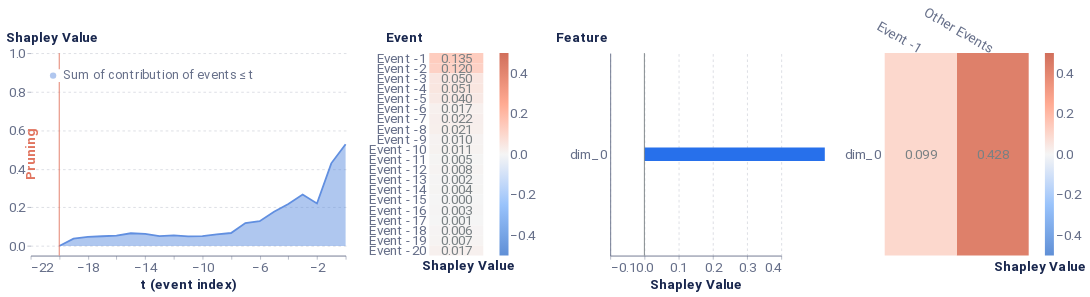

Notebook cell for this chart:
### Markdown cell above
<b>1. Selecting the item which has the least score.</b><br>
This item is the least likely to be selected amongst all the items. Hence, pertubing the sequence over it 
should result in a change in scores.

### Code cell
min_event = array.argmin()
local_event_explaination(min_event)

### Figure 1 — Vega-Lite specification as saved in the notebook (floating-point values rounded to 4 significant figures)
{"config": {"axis": {"domain": true, "domainColor": "#666F89", "grid": false, "gridCap": "round", "gridColor": "#B3B7C4", "gridDash": [2, 4], "gridWidth": 0.5, "labelColor": "#666F89", "labelFont": "Roboto, Arial, sans-serif", "labelPadding": 2, "tickColor": "#666F89", "tickOpacity": 0.5, "tickSize": 4, "titleColor": "#19274E", "titleFont": "Roboto, Arial, sans-serif", "titleFontSize": 12}, "axisBand": {"domain": true, "labelPadding": 4, "ticks": false}, "axisY": {"domain": false, "titleAlign": "left", "titleAngle": 0, "titleX": -20, "titleY": -10}, "legend": {"labelColor": "#666F89", "labelFont": "Roboto, Arial, sans-serif", "labelFontSize": 12, "symbolSize": 40, "titleColor": "#19274E", "titleFont": "Roboto, Arial, sans-serif", "titleFontSize": 12, "titlePadding": 4}, "arc": {"stroke": "#FFFFFF", "strokeWidth": 1}, "bar": {"fill": "#2770EB", "stroke": null}, "line": {"stroke": "#2770EB", "strokeWidth": 2}, "path": {"stroke": "#2770EB", "strokeWidth": 0.5}, "point": {"fill": "#2770EB", "shape": "circle", "filled": true}, "rect": {"fill": "#2770EB"}, "rule": {"stroke": "#666F89"}, "shape": {"stroke": "#2770EB"}, "text": {"color": "#19274E", "font": "Roboto, Arial, sans-serif", "fontSize": 12}, "range": {"category": ["#2770EB", "#77B98A", "#DA5252", "#FFC400", "#A87AEA", "#00A39E", "#19274E"], "diverging": ["#006360", "#2BB3AE", "#96D9D7", "#FFFFFF", "#EDAAAA", "#DA5252", "#811D1D"], "heatmap": ["#18448F", "#1B4EA5", "#2770EB", "#4C88EE", "#82ACF3", "#A6C4F7", "#E9F1FD"], "ramp": ["#18448F", "#1B4EA5", "#2770EB", "#4C88EE", "#82ACF3", "#A6C4F7", "#E9F1FD"]}, "background": "#FFFFFF", "group": {"fill": "#FFFFFF"}, "header": {"labelColor": "#19274E", "labelFont": "Roboto, Arial, sans-serif", "labelFontSize": 12, "titleColor": "#19274E", "titleFont": "Roboto, Arial, sans-serif", "titleFontSize": 16}, "title": {"anchor": "start", "color": "#19274E", "font": "Roboto, Arial, sans-serif", "fontSize": 20, "fontWeight": "bold", "offset": 20, "subtitleColor": "#19274E", "subtitleFontSize": 16}, "view": {"continuousHeight": 300, "continuousWidth": 400, "stroke": "transparent"}}, "hconcat": [{"layer": [{"mark": {"type": "area", "opacity": 0.5}, "encoding": {"color": {"field": "Coalition", "legend": {"fillColor": "white", "labelFontSize": 14, "labelLimit": 0, "orient": "top-left", "symbolSize": 50, "symbolStrokeWidth": 0, "title": null}, "scale": {"domain": ["Sum of contribution of events ≤ t"], "range": ["#618FE0"]}, "type": "nominal"}, "x": {"axis": {"labelFontSize": 15, "title": "t (event index)", "titleFontSize": 15}, "field": "t (event index)", "type": "quantitative"}, "y": {"axis": {"grid": true, "labelFontSize": 15, "titleFontSize": 15, "titleX": -28}, "field": "Shapley Value", "scale": {"domain": [-0.05, 1]}, "type": "quantitative"}}}, {"mark": "line", "encoding": {"color": {"field": "Coalition", "legend": {"fillColor": "white", "labelFontSize": 14, "labelLimit": 0, "orient": "top-left", "symbolSize": 50, "symbolStrokeWidth": 0, "title": null}, "scale": {"domain": ["Sum of contribution of events ≤ t"], "range": ["#618FE0"]}, "type": "nominal"}, "x": {"axis": {"labelFontSize": 15, "title": "t (event index)", "titleFontSize": 15}, "field": "t (event index)", "type": "quantitative"}, "y": {"axis": {"grid": true, "labelFontSize": 15, "titleFontSize": 15, "titleX": -28}, "field": "Shapley Value", "scale": {"domain": [-0.05, 1]}, "type": "quantitative"}}}, {"data": {"name": "data-a5230d44a0ee90255047fc67d1705c8b"}, "mark": {"type": "rule", "color": "#E17560"}, "encoding": {"x": {"field": "x", "type": "quantitative"}}}, {"data": {"name": "data-ee8aec25528fa53b6011f1eacee6f6c5"}, "mark": {"type": "text", "angle": 270, "color": "#E17560", "fontSize": 15, "fontWeight": "bold", "text": "Pruning"}, "encoding": {"x": {"field": "x", "type": "quantitative"}}}], "data": {"name": "data-d4a503cc70404c140b79b3e7a1e38cfd"}, "height": 225, "width": 350}, {"layer": [{"mark": "rect", "encoding": {"color": {"field": "rounded", "legend": {"gradientLength": 225, "gradientThickness": 10, "labelFontSize": 15, "orient": "right"}, "scale": {"domain": [-0.5, 0.5], "range": ["#5f8fd6", "#99c3fb", "#f5f5f5", "#ffaa92", "#d16f5b"]}, "title": null, "type": "quantitative"}, "x": {"axis": {"title": "Shapley Value", "titleFontSize": 15}, "field": "column", "type": "ordinal"}, "y": {"axis": {"domain": false, "labelFontSize": 15, "title": "Event", "titleFontSize": 15, "titleX": -49}, "field": "Feature", "sort": ["Event -1", "Event -2", "Event -3", "Event -4", "Event -5", "Event -6", "Event -7", "Event -8", "Event -9", "Event -10", "Event -11", "Event -12", "Event -13", "Event -14", "Event -15", "Event -16", "Event -17", "Event -18", "Event -19", "Event -20"], "type": "ordinal"}}}, {"mark": {"type": "text", "align": "right", "baseline": "middle", "color": "#798184", "dx": 18, "fontSize": 15}, "encoding": {"text": {"field": "rounded_str", "type": "nominal"}, "x": {"axis": {"domain": false, "labels": false, "title": "Shapley Value", "titleX": 43}, "field": "column", "type": "ordinal"}, "y": {"axis": {"domain": false, "labelFontSize": 15, "title": "Event", "titleFontSize": 15, "titleX": -49}, "field": "Feature", "sort": ["Event -1", "Event -2", "Event -3", "Event -4", "Event -5", "Event -6", "Event -7", "Event -8", "Event -9", "Event -10", "Event -11", "Event -12", "Event -13", "Event -14", "Event -15", "Event -16", "Event -17", "Event -18", "Event -19", "Event -20"], "type": "ordinal"}}}], "data": {"name": "data-b9e8b33dcb8b463b9f447026cbb21eb9"}, "height": 225, "width": 60}, {"layer": [{"data": {"name": "data-a935f4c56ff4dc659527f7ea559a20b2"}, "mark": {"type": "bar", "size": 15, "thickness": 1}, "encoding": {"x": {"axis": {"grid": true, "labelFontSize": 15, "title": "Shapley Value", "titleFontSize": 15}, "field": "Shapley Value", "scale": {"domain": [-0.1, 0.4]}, "type": "quantitative"}, "y": {"axis": {"labelFontSize": 15, "title": "Feature", "titleFontSize": 15, "titleX": -61}, "field": "Feature", "sort": {"field": "sort_col", "order": "descending"}, "type": "nominal"}}}, {"data": {"name": "data-9c00aa9dc2b1c1a0b4bf9b34ead12925"}, "mark": {"type": "rule", "color": "#798184"}, "encoding": {"x": {"field": "x", "type": "quantitative"}}}], "height": 225, "width": 190}, {"layer": [{"mark": "rect", "encoding": {"color": {"field": "rounded", "legend": {"gradientLength": 225, "gradientThickness": 10, "labelFontSize": 15, "orient": "right"}, "scale": {"domain": [-0.5, 0.5], "range": ["#5f8fd6", "#99c3fb", "#f5f5f5", "#ffaa92", "#d16f5b"]}, "title": null, "type": "quantitative"}, "x": {"axis": {"titleFontSize": 15}, "field": "Event", "sort": ["Event -1"], "type": "nominal"}, "y": {"axis": {"domain": false, "labelFontSize": 15, "title": null}, "field": "Feature", "sort": [], "type": "nominal"}}}, {"mark": {"type": "text", "align": "right", "baseline": "middle", "color": "#798184", "dx": 18, "fontSize": 15}, "encoding": {"text": {"field": "rounded_str", "type": "nominal"}, "x": {"axis": {"domain": false, "labelAngle": 30, "labelFontSize": 15, "orient": "top", "title": "Shapley Value", "titleX": 172, "titleY": 245}, "field": "Event", "sort": ["Event -1"], "type": "nominal"}, "y": {"axis": {"domain": false, "labelFontSize": 15, "title": null}, "field": "Feature", "sort": [], "type": "nominal"}}}], "data": {"name": "data-c3d3a0eb514f09ad90459aa314f33d22"}, "height": 225, "width": 160}], "resolve": {"scale": {"color": "independent"}}, "$schema": "https://vega.github.io/schema/vega-lite/v4.17.0.json", "datasets": {"data-d4a503cc70404c140b79b3e7a1e38cfd": [{"Coalition": "Sum of contribution of events > t", "t (event index)": 0, "Shapley Value": -7.823e-08}, {"Coalition": "Sum of contribution of events ≤ t", "t (event index)": 0, "Shapley Value": 0.5275}, {"Coalition": "Sum of contribution of events > t", "t (event index)": -1, "Shapley Value": 0.09902}, {"Coalition": "Sum of contribution of events ≤ t", "t (event index)": -1, "Shapley Value": 0.4285}, {"Coalition": "Sum of contribution of events > t", "t (event index)": -2, "Shapley Value": 0.3071}, {"Coalition": "Sum of contribution of events ≤ t", "t (event index)": -2, "Shapley Value": 0.2204}, {"Coalition": "Sum of contribution of events > t", "t (event index)": -3, "Shapley Value": 0.2607}, {"Coalition": "Sum of contribution of events ≤ t", "t (event index)": -3, "Shapley Value": 0.2668}, {"Coalition": "Sum of contribution of events > t", "t (event index)": -4, "Shapley Value": 0.3096}, {"Coalition": "Sum of contribution of events ≤ t", "t (event index)": -4, "Shapley Value": 0.2179}, {"Coalition": "Sum of contribution of events > t", "t (event index)": -5, "Shapley Value": 0.3503}, {"Coalition": "Sum of contribution of events ≤ t", "t (event index)": -5, "Shapley Value": 0.1771}, {"Coalition": "Sum of contribution of events > t", "t (event index)": -6, "Shapley Value": 0.3991}, {"Coalition": "Sum of contribution of events ≤ t", "t (event index)": -6, "Shapley Value": 0.1284}, {"Coalition": "Sum of contribution of events > t", "t (event index)": -7, "Shapley Value": 0.409}, {"Coalition": "Sum of contribution of events ≤ t", "t (event index)": -7, "Shapley Value": 0.1185}, {"Coalition": "Sum of contribution of events > t", "t (event index)": -8, "Shapley Value": 0.4603}, {"Coalition": "Sum of contribution of events ≤ t", "t (event index)": -8, "Shapley Value": 0.06715}, {"Coalition": "Sum of contribution of events > t", "t (event index)": -9, "Shapley Value": 0.468}, {"Coalition": "Sum of contribution of events ≤ t", "t (event index)": -9, "Shapley Value": 0.05954}, {"Coalition": "Sum of contribution of events > t", "t (event index)": -10, "Shapley Value": 0.4763}, {"Coalition": "Sum of contribution of events ≤ t", "t (event index)": -10, "Shapley Value": 0.05116}, {"Coalition": "Sum of contribution of events > t", "t (event index)": -11, "Shapley Value": 0.4774}, {"Coalition": "Sum of contribution of events ≤ t", "t (event index)": -11, "Shapley Value": 0.05012}, {"Coalition": "Sum of contribution of events > t", "t (event index)": -12, "Shapley Value": 0.4731}, {"Coalition": "Sum of contribution of events ≤ t", "t (event index)": -12, "Shapley Value": 0.05441}, {"Coalition": "Sum of contribution of events > t", "t (event index)": -13, "Shapley Value": 0.4762}, {"Coalition": "Sum of contribution of events ≤ t", "t (event index)": -13, "Shapley Value": 0.05129}, {"Coalition": "Sum of contribution of events > t", "t (event index)": -14, "Shapley Value": 0.4646}, {"Coalition": "Sum of contribution of events ≤ t", "t (event index)": -14, "Shapley Value": 0.06294}, {"Coalition": "Sum of contribution of events > t", "t (event index)": -15, "Shapley Value": 0.4615}, {"Coalition": "Sum of contribution of events ≤ t", "t (event index)": -15, "Shapley Value": 0.06595}, {"Coalition": "Sum of contribution of events > t", "t (event index)": -16, "Shapley Value": 0.474}, {"Coalition": "Sum of contribution of events ≤ t", "t (event index)": -16, "Shapley Value": 0.05352}, {"Coalition": "Sum of contribution of events > t", "t (event index)": -17, "Shapley Value": 0.477}, {"Coalition": "Sum of contribution of events ≤ t", "t (event index)": -17, "Shapley Value": 0.05045}, {"Coalition": "Sum of contribution of events > t", "t (event index)": -18, "Shapley Value": 0.4807}, {"Coalition": "Sum of contribution of events ≤ t", "t (event index)": -18, "Shapley Value": 0.04679}, {"Coalition": "Sum of contribution of events > t", "t (event index)": -19, "Shapley Value": 0.4892}, {"Coalition": "Sum of contribution of events ≤ t", "t (event index)": -19, "Shapley Value": 0.03827}, {"Coalition": "Sum of contribution of events > t", "t (event index)": -20, "Shapley Value": 0.5275}, {"Coalition": "Sum of contribution of events ≤ t", "t (event index)": -20, "Shapley Value": -7.823e-08}], "data-a5230d44a0ee90255047fc67d1705c8b": [{"x": -20}], "data-ee8aec25528fa53b6011f1eacee6f6c5": [{"x": -22}], "data-b9e8b33dcb8b463b9f447026cbb21eb9": [{"Shapley Value": 0.1346, "Feature": "Event -1", "row": 1, "column": 1, "rounded": 0.135, "rounded_str": "0.135"}, {"Shapley Value": 0.1205, "Feature": "Event -2", "row": 2, "column": 1, "rounded": 0.12, "rounded_str": "0.120"}, {"Shapley Value": 0.04994, "Feature": "Event -3", "row": 3, "column": 1, "rounded": 0.05, "rounded_str": "0.050"}, {"Shapley Value": 0.05143, "Feature": "Event -4", "row": 4, "column": 1, "rounded": 0.051, "rounded_str": "0.051"}, {"Shapley Value": 0.03975, "Feature": "Event -5", "row": 5, "column": 1, "rounded": 0.04, "rounded_str": "0.040"}, {"Shapley Value": 0.01674, "Feature": "Event -6", "row": 6, "column": 1, "rounded": 0.017, "rounded_str": "0.017"}, {"Shapley Value": 0.02158, "Feature": "Event -7", "row": 7, "column": 1, "rounded": 0.022, "rounded_str": "0.022"}, {"Shapley Value": 0.02055, "Feature": "Event -8", "row": 8, "column": 1, "rounded": 0.021, "rounded_str": "0.021"}, {"Shapley Value": 0.009632, "Feature": "Event -9", "row": 9, "column": 1, "rounded": 0.01, "rounded_str": "0.010"}, {"Shapley Value": 0.01137, "Feature": "Event -10", "row": 10, "column": 1, "rounded": 0.011, "rounded_str": "0.011"}, {"Shapley Value": 0.004768, "Feature": "Event -11", "row": 11, "column": 1, "rounded": 0.005, "rounded_str": "0.005"}, {"Shapley Value": 0.008049, "Feature": "Event -12", "row": 12, "column": 1, "rounded": 0.008, "rounded_str": "0.008"}, {"Shapley Value": 0.002215, "Feature": "Event -13", "row": 13, "column": 1, "rounded": 0.002, "rounded_str": "0.002"}, {"Shapley Value": 0.003501, "Feature": "Event -14", "row": 14, "column": 1, "rounded": 0.004, "rounded_str": "0.004"}, {"Shapley Value": 0.0, "Feature": "Event -15", "row": 15, "column": 1, "rounded": 0.0, "rounded_str": "0.000"}, {"Shapley Value": 0.002722, "Feature": "Event -16", "row": 16, "column": 1, "rounded": 0.003, "rounded_str": "0.003"}, {"Shapley Value": 0.0006262, "Feature": "Event -17", "row": 17, "column": 1, "rounded": 0.001, "rounded_str": "0.001"}, {"Shapley Value": 0.005985, "Feature": "Event -18", "row": 18, "column": 1, "rounded": 0.006, "rounded_str": "0.006"}, {"Shapley Value": 0.006864, "Feature": "Event -19", "row": 19, "column": 1, "rounded": 0.007, "rounded_str": "0.007"}, {"Shapley Value": 0.01675, "Feature": "Event -20", "row": 20, "column": 1, "rounded": 0.017, "rounded_str": "0.017"}], "data-a935f4c56ff4dc659527f7ea559a20b2": [{"Random seed": 42, "NSamples": 32000, "Feature": "dim_0", "Shapley Value": 0.5275, "sort_col": 0.5275}], "data-9c00aa9dc2b1c1a0b4bf9b34ead12925": [{"x": 0}], "data-c3d3a0eb514f09ad90459aa314f33d22": [{"Event": "Other Events", "Feature": "dim_0", "Shapley Value": 0.4285, "rounded": 0.428, "rounded_str": "0.428"}, {"Event": "Event -1", "Feature": "dim_0", "Shapley Value": 0.09902, "rounded": 0.099, "rounded_str": "0.099"}]}}
